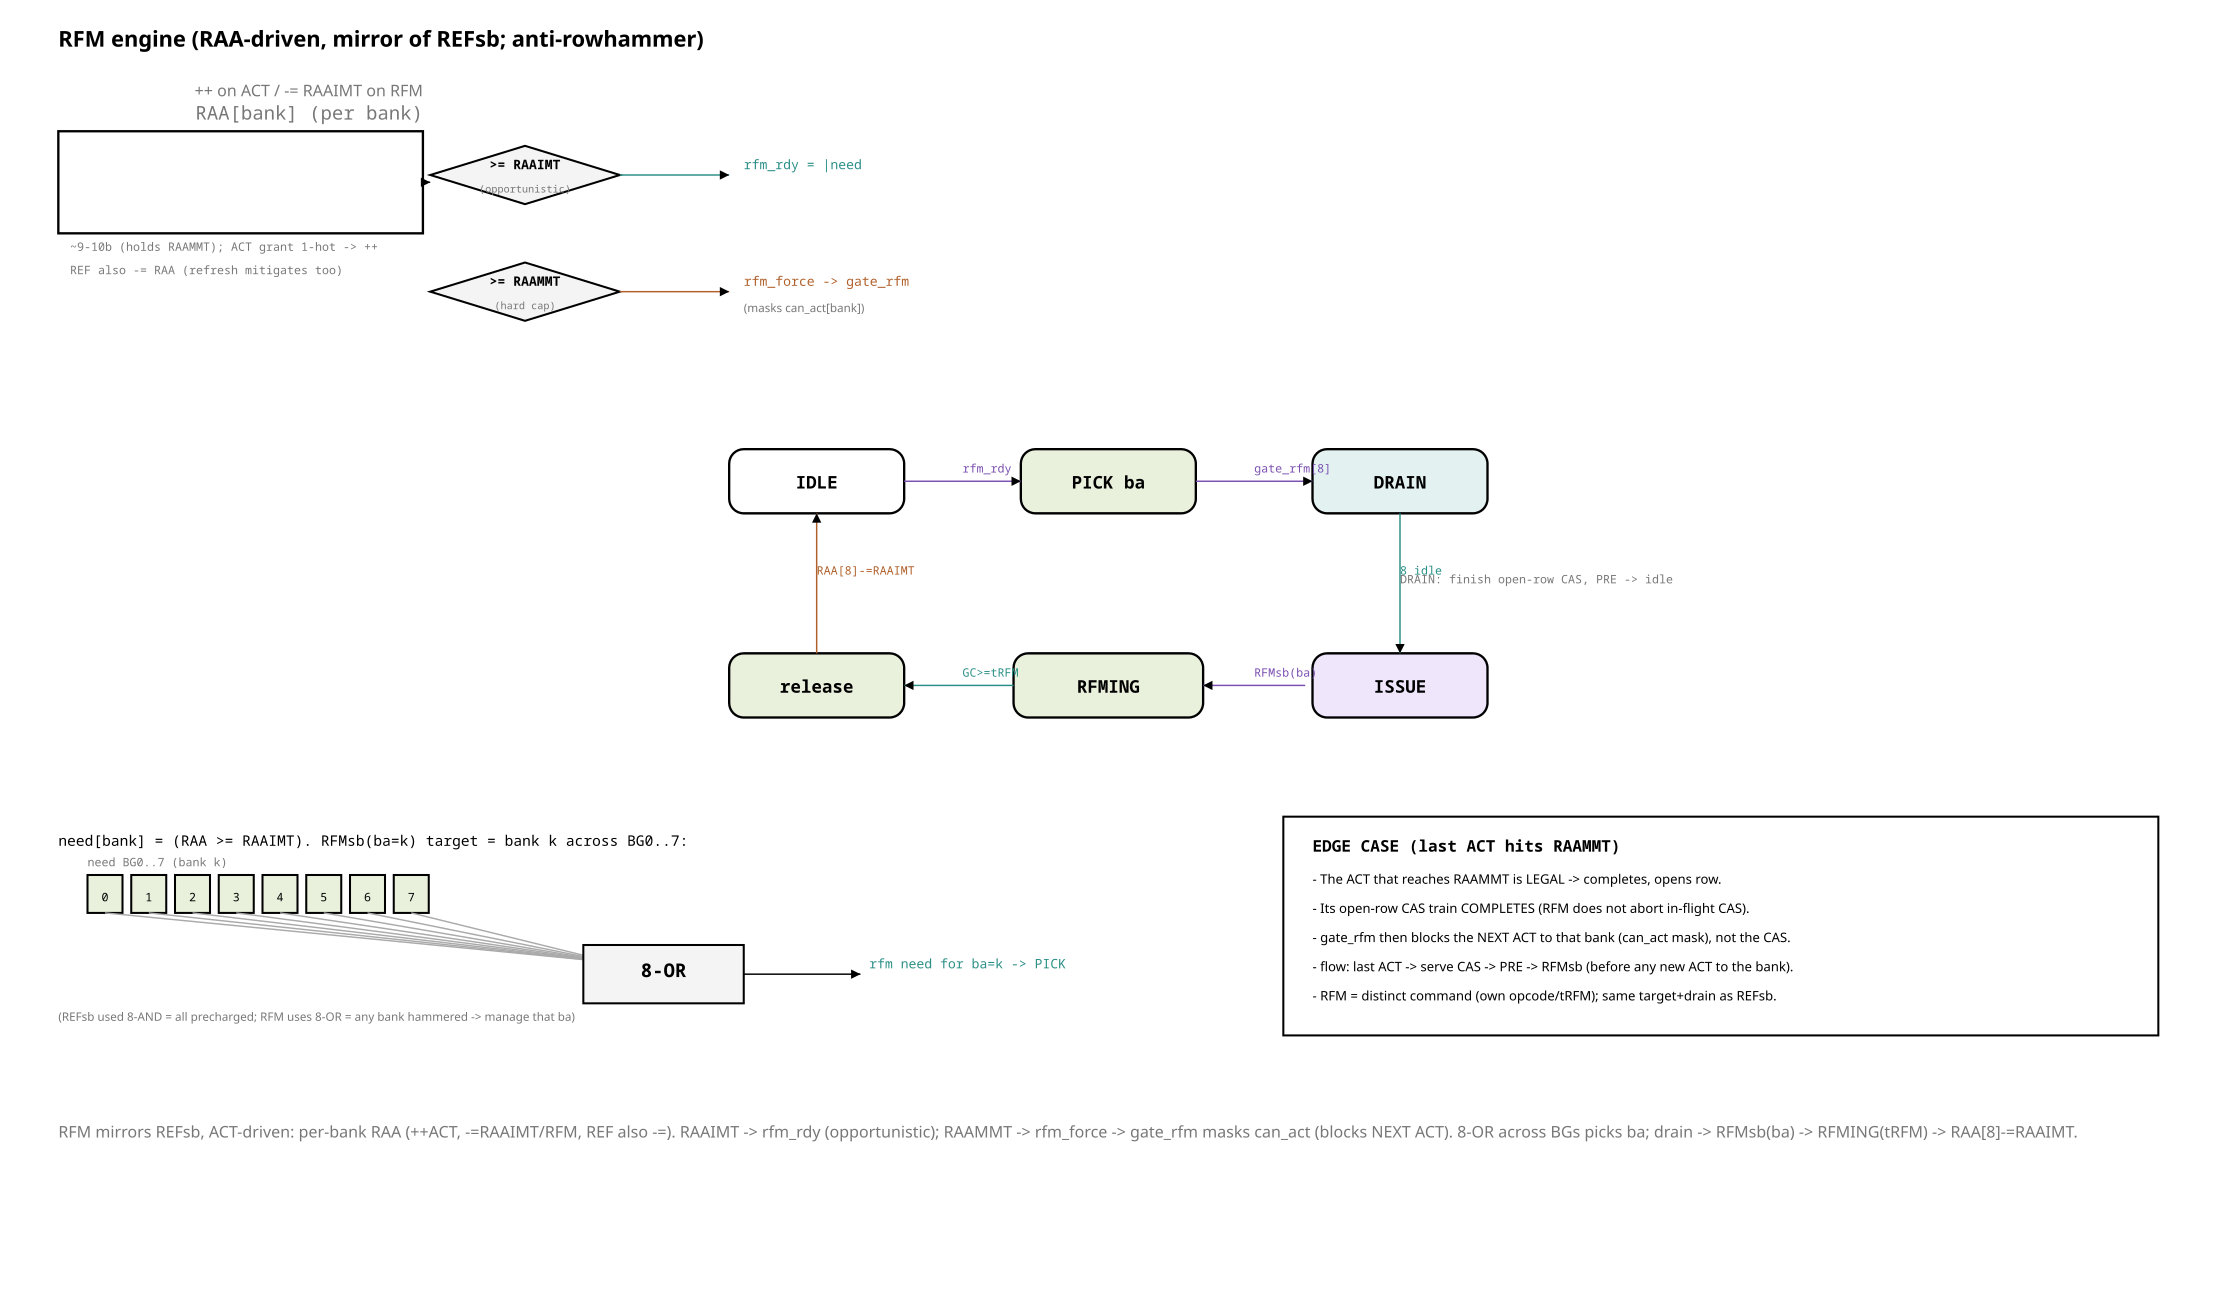

Python code for this plot:
from rtlfig import (Fig, MUTED, FILL_NEW, FILL_LOGIC, FILL_CELL, FILL_ACTIVE,
                    FAINT, INK, PAPER, W_CELL)

# fig_79 — RFM engine (Refresh Management, RAA-driven). Mirror of REFsb (fig_65) but
# ACT-triggered: per-bank RAA counter (++ACT / -=RAAIMT), RAAIMT->rfm_rdy,
# RAAMMT->rfm_force (gates can_act). RFMsb targets bank k across 8 BGs.

CMP = "#2a8f86"; ISSUE = "#7a4fb0"; GREEN = "#3d8c40"; ME = "#b0602a"
f = Fig(1520, 900)


def state(cx, cy, name, fill=PAPER, w=120, h=44):
    f.rect(cx - w / 2, cy - h / 2, w, h, fill=fill, width=1.6, rx=10)
    f.text(cx, cy + 5, name, size=12, anchor="middle", bold=True)


f.text(40, 32, "RFM engine  (RAA-driven, mirror of REFsb; anti-rowhammer)", size=15,
       mono=False, bold=True)

# ---- RAA counter + thresholds ----
f.block(40, 90, 250, 70, "RAA[bank]  (per bank)", "++ on ACT / -= RAAIMT on RFM")
f.text(48, 172, "~9-10b (holds RAAMMT); ACT grant 1-hot -> ++", size=8, mono=True, fill=MUTED)
f.text(48, 188, "REF also -= RAA (refresh mitigates too)", size=8, mono=True, fill=MUTED)

f.decision(360, 120, 130, 40, "")
f.text(360, 116, ">= RAAIMT", size=9, anchor="middle", bold=True)
f.text(360, 132, "(opportunistic)", size=7, anchor="middle", fill=MUTED)
f.line(290, 125, 295, 125, arrow=True)
f.line(425, 120, 500, 120, arrow=True, stroke=CMP)
f.text(510, 116, "rfm_rdy = |need", size=9, mono=True, fill=CMP)

f.decision(360, 200, 130, 40, "")
f.text(360, 196, ">= RAAMMT", size=9, anchor="middle", bold=True)
f.text(360, 212, "(hard cap)", size=7, anchor="middle", fill=MUTED)
f.line(425, 200, 500, 200, arrow=True, stroke=ME)
f.text(510, 196, "rfm_force -> gate_rfm", size=9, mono=True, fill=ME)
f.text(510, 214, "  (masks can_act[bank])", size=8, mono=False, fill=MUTED)

# ---- FSM (mirror REFsb) ----
IDLE = (560, 330); PICK = (760, 330); DRAIN = (960, 330)
ISS = (960, 470); RFMING = (760, 470); REL = (560, 470)
state(*IDLE, "IDLE")
state(*PICK, "PICK ba", FILL_CELL)
state(*DRAIN, "DRAIN", FILL_ACTIVE)
state(*ISS, "ISSUE", FILL_NEW)
state(*RFMING, "RFMING", FILL_CELL, w=130)
state(*REL, "release", FILL_CELL)


def edge(p1, p2, col, lab, curve):
    f.path(curve, arrow=True, stroke=col)
    mx = (p1[0] + p2[0]) / 2
    my = (p1[1] + p2[1]) / 2
    f.text(mx, my - 6, lab, size=8, mono=True, fill=col)


edge(IDLE, PICK, ISSUE, "rfm_rdy", f"M{IDLE[0]+60} {IDLE[1]} L{PICK[0]-60} {PICK[1]}")
edge(PICK, DRAIN, ISSUE, "gate_rfm[8]", f"M{PICK[0]+60} {PICK[1]} L{DRAIN[0]-60} {DRAIN[1]}")
edge(DRAIN, ISS, CMP, "8 idle", f"M{DRAIN[0]} {DRAIN[1]+22} L{ISS[0]} {ISS[1]-22}")
edge(ISS, RFMING, ISSUE, "RFMsb(ba)", f"M{ISS[0]-65} {ISS[1]} L{RFMING[0]+65} {RFMING[1]}")
edge(RFMING, REL, CMP, "GC>=tRFM", f"M{RFMING[0]-65} {RFMING[1]} L{REL[0]+60} {REL[1]}")
edge(REL, IDLE, ME, "RAA[8]-=RAAIMT", f"M{REL[0]} {REL[1]-22} L{IDLE[0]} {IDLE[1]+22}")

f.text(960, 400, "DRAIN: finish open-row CAS, PRE -> idle", size=8, mono=True, fill=MUTED)

# ---- OR-across-BG combine ----
CY = 600
f.text(40, 580, "need[bank] = (RAA >= RAAIMT).  RFMsb(ba=k) target = bank k across BG0..7:",
       size=10, mono=True)
for i in range(8):
    x = 60 + i * 30
    f.rect(x, CY, 24, 26, fill=FILL_CELL, width=W_CELL)
    f.text(x + 12, CY + 18, str(i), size=8, anchor="middle")
    f.line(x + 12, CY + 26, 420, 660, arrow=False, stroke=FAINT)
f.text(60, CY - 6, "need  BG0..7 (bank k)", size=8, fill=MUTED)
f.logic(400, 648, 110, 40, "8-OR", "", top=True)
f.line(510, 668, 590, 668, arrow=True)
f.text(596, 664, "rfm need for ba=k -> PICK", size=9, mono=True, fill=CMP)
f.text(40, 700, "(REFsb used 8-AND = all precharged; RFM uses 8-OR = any bank hammered -> manage that ba)",
       size=8, mono=False, fill=MUTED)

# ---- edge-case note ----
f.rect(880, 560, 600, 150, fill=PAPER, width=1.4, stroke=INK)
f.text(900, 584, "EDGE CASE (last ACT hits RAAMMT)", size=11, bold=True)
ec = ["The ACT that reaches RAAMMT is LEGAL -> completes, opens row.",
      "Its open-row CAS train COMPLETES (RFM does not abort in-flight CAS).",
      "gate_rfm then blocks the NEXT ACT to that bank (can_act mask), not the CAS.",
      "flow: last ACT -> serve CAS -> PRE -> RFMsb  (before any new ACT to the bank).",
      "RFM = distinct command (own opcode/tRFM); same target+drain as REFsb."]
for i, s in enumerate(ec):
    f.text(900, 606 + i * 20, "- " + s, size=9, mono=False)

f.caption(40, 780,
          "RFM mirrors REFsb, ACT-driven: per-bank RAA (++ACT, -=RAAIMT/RFM, REF also -=). RAAIMT -> "
          "rfm_rdy (opportunistic); RAAMMT -> rfm_force -> gate_rfm masks can_act (blocks NEXT ACT). "
          "8-OR across BGs picks ba; drain -> RFMsb(ba) -> RFMING(tRFM) -> RAA[8]-=RAAIMT.")

f.save("fig_79_rfm_engine.svg")
print("wrote fig_79_rfm_engine.svg")
